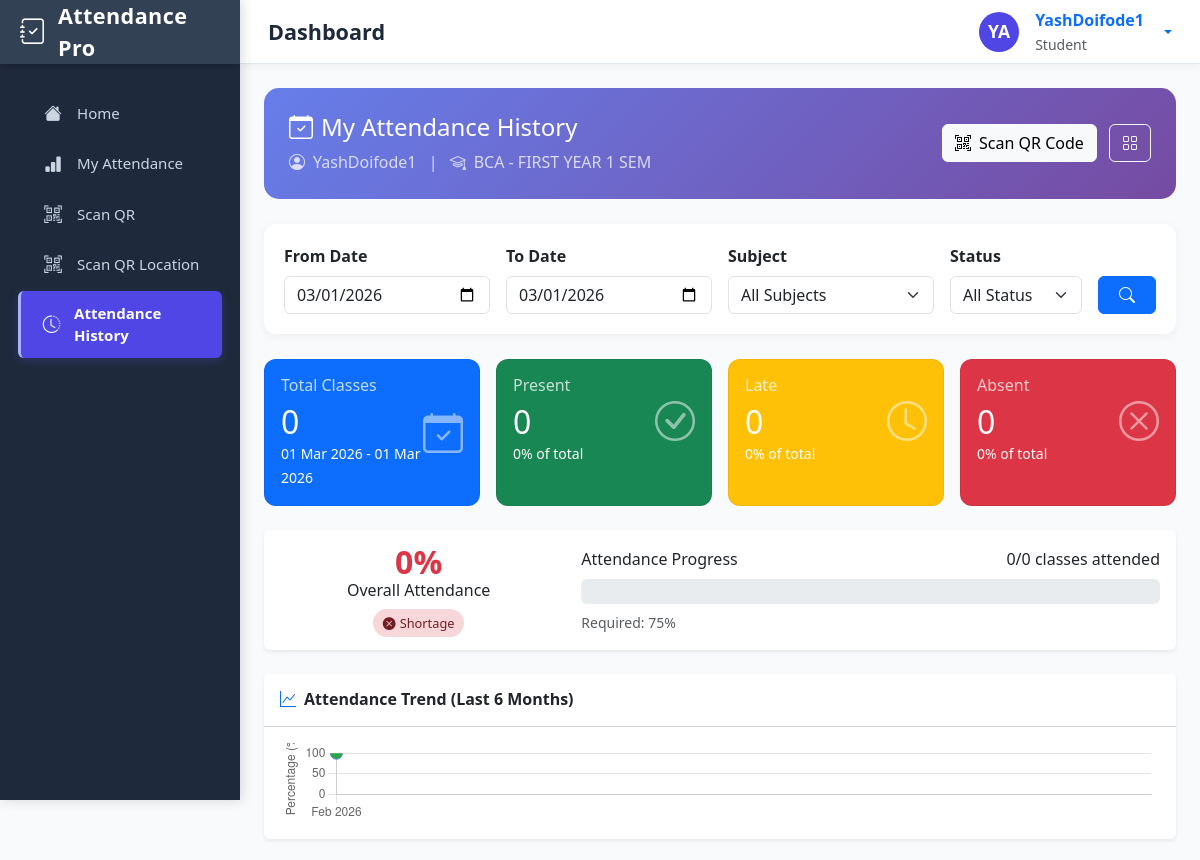
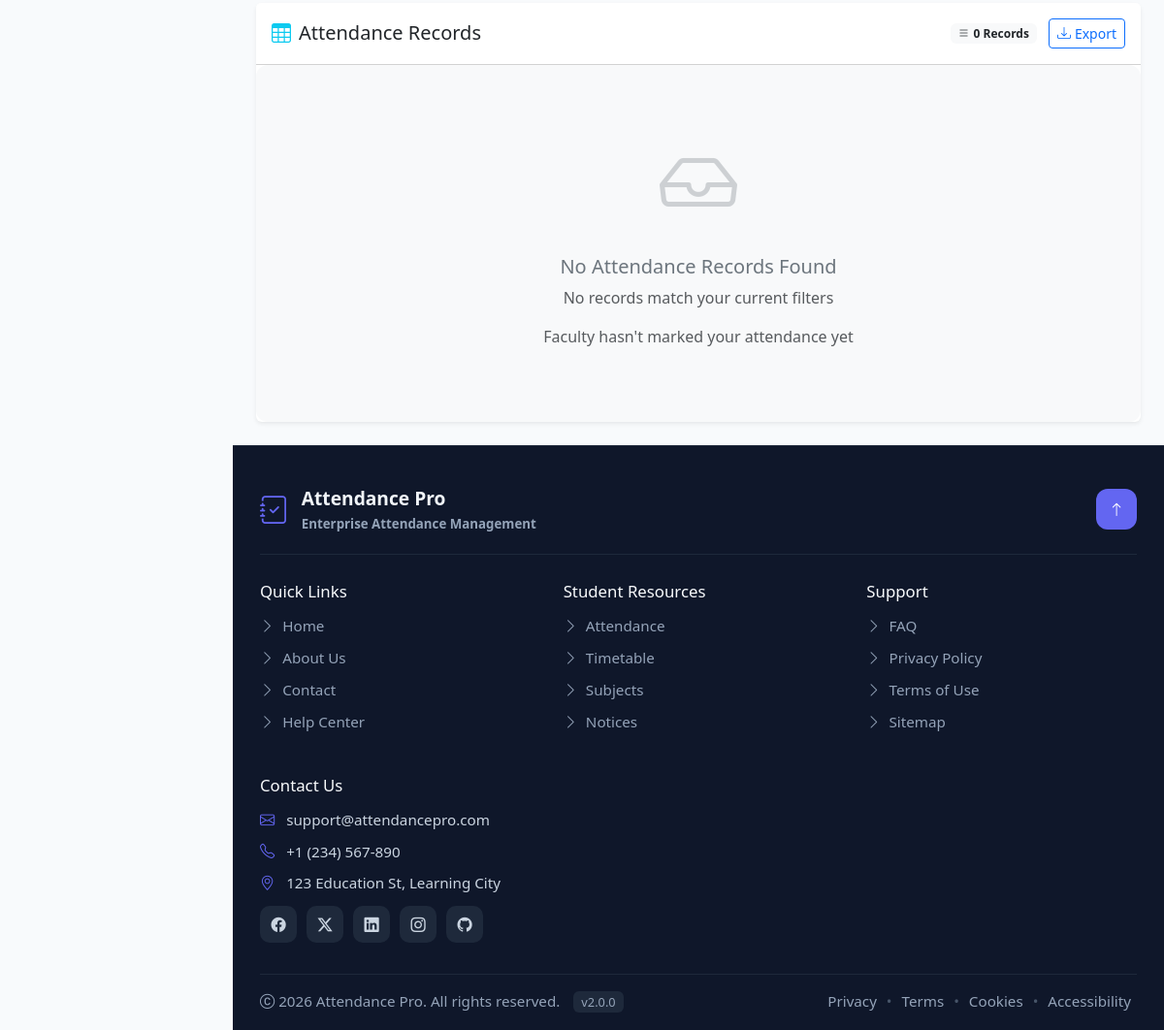
The app's page /student/attendance_history.php (signed in) with its own data (2 pictures, top to bottom).
### tables this page shows
CREATE TABLE `students` (
  `id` int(11) NOT NULL,
  `name` varchar(100) NOT NULL,
  `avatar` varchar(250) NOT NULL,
  `email` varchar(100) NOT NULL,
  `profile_photo` varchar(255) DEFAULT NULL,
  `password` varchar(255) NOT NULL,
  `course_id` int(11) DEFAULT NULL,
  `year_id` int(11) DEFAULT NULL,
  `session_id` int(11) DEFAULT NULL,
  `role` enum('student','faculty','admin') DEFAULT 'student',
  `created_at` timestamp NOT NULL DEFAULT current_timestamp(),
  `profile_pic` varchar(250) NOT NULL
);

CREATE TABLE `courses` (
  `id` int(11) NOT NULL,
  `course_name` varchar(100) NOT NULL,
  `created_at` timestamp NOT NULL DEFAULT current_timestamp()
);

CREATE TABLE `years` (
  `id` int(11) NOT NULL,
  `year_name` varchar(50) NOT NULL,
  `created_at` timestamp NOT NULL DEFAULT current_timestamp()
);

### student/attendance_history.php (the view, shortened to what the rows shown need)
<?php
include('../config/db.php');
include('../includes/header.php');
$student_id = $_SESSION['user_id'];
$stmt = $pdo->prepare("
    SELECT s.name, s.course_id, s.year_id, s.session_id,
           c.course_name, y.year_name, se.session_name
    FROM students s
    LEFT JOIN courses c ON s.course_id = c.id
    LEFT JOIN years y ON s.year_id = y.id
    LEFT JOIN sessions se ON s.session_id = se.id
    WHERE s.id = ?
");
$stmt->execute([$student_id]);
$student = $stmt->fetch(PDO::FETCH_ASSOC);
$student_name = $student['name'] ?? 'Student';
$from_date = $_GET['from_date'] ?? date('Y-m-01');
$to_date = $_GET['to_date'] ?? date('Y-m-d');
$statsSql = "
    SELECT
        COUNT(*) as total_classes,
        SUM(CASE WHEN status = 'Present' THEN 1 ELSE 0 END) as present_count,
        SUM(CASE WHEN status = 'Late' THEN 1 ELSE 0 END) as late_count,
        SUM(CASE WHEN status = 'Absent' THEN 1 ELSE 0 END) as absent_count,
        ROUND((SUM(CASE WHEN status IN ('Present', 'Late') THEN 1 ELSE 0 END) / COUNT(*)) * 100, 1) as attendance_percentage
    FROM attendance a
    WHERE a.student_id = ? AND a.date BETWEEN ? AND ?
";
$statsParams = [$student_id, $from_date, $to_date];
$statsStmt = $pdo->prepare($statsSql);
$statsStmt->execute($statsParams);
$stats = $statsStmt->fetch(PDO::FETCH_ASSOC);
$stats['total_classes'] = $stats['total_classes'] ?? 0;
$stats['present_count'] = $stats['present_count'] ?? 0;
$stats['late_count'] = $stats['late_count'] ?? 0;
$stats['absent_count'] = $stats['absent_count'] ?? 0;
$stats['attendance_percentage'] = $stats['attendance_percentage'] ?? 0;
$trendStmt = $pdo->prepare("
    SELECT
        DATE_FORMAT(date, '%Y-%m') as month,
        COUNT(*) as total,
        SUM(CASE WHEN status IN ('Present', 'Late') THEN 1 ELSE 0 END) as attended
    FROM attendance
    WHERE student_id = ? AND date >= DATE_SUB(CURDATE(), INTERVAL 6 MONTH)
    GROUP BY DATE_FORMAT(date, '%Y-%m')
    ORDER BY month
");
$trendStmt->execute([$student_id]);
$trend_data = $trendStmt->fetchAll();
$trend_months = [];
$trend_percentages = [];
foreach ($trend_data as $trend) {
    $trend_months[] = date('M Y', strtotime($trend['month'] . '-01'));
    $trend_percentages[] = round(($trend['attended'] / $trend['total']) * 100, 1);
}
?>
<main class="main-content">
<div class="container-fluid px-4 py-4">
    <div class="page-header">
        <div class="row align-items-center">
            <div class="col-md-8">
                <h4 class="mb-2"><i class="bi bi-calendar-check me-2"></i>My Attendance History</h4>
                <p class="mb-0 opacity-75">
                    <i class="bi bi-person-circle me-2"></i><?= htmlspecialchars($student_name) ?>
                    <?php if ($student['course_name']): ?>
                        <span class="mx-2">|</span>
                        <i class="bi bi-mortarboard me-2"></i><?= htmlspecialchars($student['course_name']) ?> - <?= htmlspecialchars($student['year_name']) ?>
                    <?php endif; ?>
                </p>
            </div>
        </div>
    </div>
    <div class="row g-3 mb-4">
        <div class="col-md-3">
            <div class="card stat-card bg-primary text-white h-100">
                <div class="card-body">
                    <div class="d-flex justify-content-between align-items-center">
                        <div>
                            <h2 class="mt-2 mb-0"><?= $stats['total_classes'] ?></h2>
                        </div>
                    </div>
                </div>
            </div>
        </div>
        <div class="col-md-3">
            <div class="card stat-card bg-success text-white h-100">
                <div class="card-body">
                    <div class="d-flex justify-content-between align-items-center">
                        <div>
                            <h2 class="mt-2 mb-0"><?= $stats['present_count'] ?></h2>
                        </div>
                    </div>
                </div>
            </div>
        </div>
        <div class="col-md-3">
            <div class="card stat-card bg-warning text-white h-100">
                <div class="card-body">
                    <div class="d-flex justify-content-between align-items-center">
                        <div>
                            <h2 class="mt-2 mb-0"><?= $stats['late_count'] ?></h2>
                        </div>
                    </div>
                </div>
            </div>
        </div>
        <div class="col-md-3">
            <div class="card stat-card bg-danger text-white h-100">
                <div class="card-body">
                    <div class="d-flex justify-content-between align-items-center">
                        <div>
                            <h2 class="mt-2 mb-0"><?= $stats['absent_count'] ?></h2>
                        </div>
                    </div>
                </div>
            </div>
        </div>
    </div>
</div>
</main>
<?php if (!empty($trend_months)): ?>
<script>
// Trend Chart
const ctx = document.getElementById('trendChart').getContext('2d');
new Chart(ctx, {
    type: 'line',
    data: {
        labels: <?= json_encode($trend_months) ?>,
        datasets: [{
            label: 'Attendance %',
            data: <?= json_encode($trend_percentages) ?>,
            borderColor: '#667eea',
            backgroundColor: 'rgba(102, 126, 234, 0.1)',
            tension: 0.4,
            fill: true,
            pointBackgroundColor: function(context) {
                const value = context.raw;
                return value >= 75 ? '#28a745' : (value >= 60 ? '#ffc107' : '#dc3545');
            },
            pointRadius: 6,
            pointHoverRadius: 8
        }]
    },
    options: {
        responsive: true,
        maintainAspectRatio: false,
        plugins: {
            legend: { display: false },
            tooltip: {
                callbacks: {
                    label: function(context) {
                        return `Attendance: ${context.raw}%`;
                    }
                }
            }
        },
        scales: {
            y: {
                beginAtZero: true,
                max: 100,
                title: { display: true, text: 'Percentage (%)' }
            }
        }
    }
});
</script>
<?php endif; ?>
<?php include('../includes/footer.php'); ?>

### records on screen
students: name "YashDoifode1", course.course_name "BCA", year.year_name "FIRST YEAR 1 SEM"

### other values on screen
substr($userName, 0, 2) "YA"
$userName "YashDoifode1"
$userRole "Student"
$stats['total_classes'] "0"
$stats['present_count'] "0"
$stats['late_count'] "0"
$stats['absent_count'] "0"
$stats['attendance_percentage'] "0"
$attended "0"
count($records) "0"
